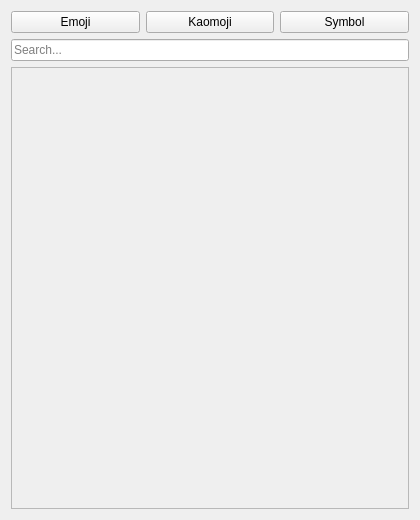
<?xml version="1.0" encoding="UTF-8"?>
<ui version="4.0">
 <class>Form</class>
 <widget class="QWidget" name="Form">
  <property name="geometry">
   <rect>
    <x>0</x>
    <y>0</y>
    <width>420</width>
    <height>520</height>
   </rect>
  </property>
  <property name="windowTitle">
   <string>Form</string>
  </property>
  <layout class="QVBoxLayout" name="verticalLayout_5">
   <item>
    <layout class="QVBoxLayout" name="verticalLayout">
     <item>
      <layout class="QHBoxLayout" name="horizontalLayout">
       <item>
        <widget class="QPushButton" name="pushButton_Emo">
         <property name="text">
          <string>Emoji</string>
         </property>
        </widget>
       </item>
       <item>
        <widget class="QPushButton" name="pushButton_Kao">
         <property name="text">
          <string>Kaomoji</string>
         </property>
        </widget>
       </item>
       <item>
        <widget class="QPushButton" name="pushButton_Sym">
         <property name="text">
          <string>Symbol</string>
         </property>
        </widget>
       </item>
      </layout>
     </item>
     <item>
      <widget class="QLineEdit" name="lineEdit">
       <property name="placeholderText">
        <string>Search...</string>
       </property>
      </widget>
     </item>
     <item>
      <widget class="QScrollArea" name="scrollArea">
       <property name="font">
        <font>
         <pointsize>14</pointsize>
        </font>
       </property>
       <property name="widgetResizable">
        <bool>true</bool>
       </property>
       <widget class="QWidget" name="scrollAreaWidgetContents">
        <property name="geometry">
         <rect>
          <x>0</x>
          <y>0</y>
          <width>398</width>
          <height>440</height>
         </rect>
        </property>
        <layout class="QGridLayout" name="gridLayout_2">
         <item row="0" column="0">
          <layout class="QGridLayout" name="gridLayout"/>
         </item>
        </layout>
       </widget>
      </widget>
     </item>
    </layout>
   </item>
  </layout>
 </widget>
 <resources/>
 <connections/>
</ui>
